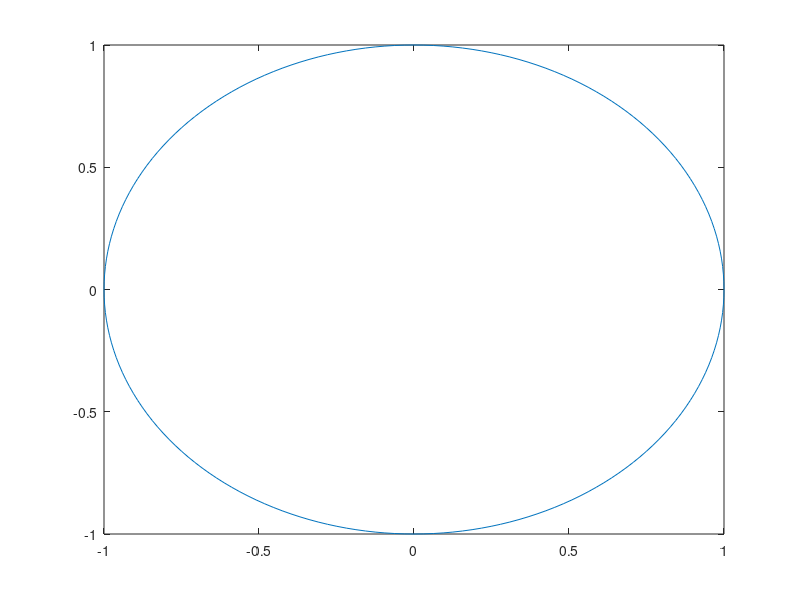
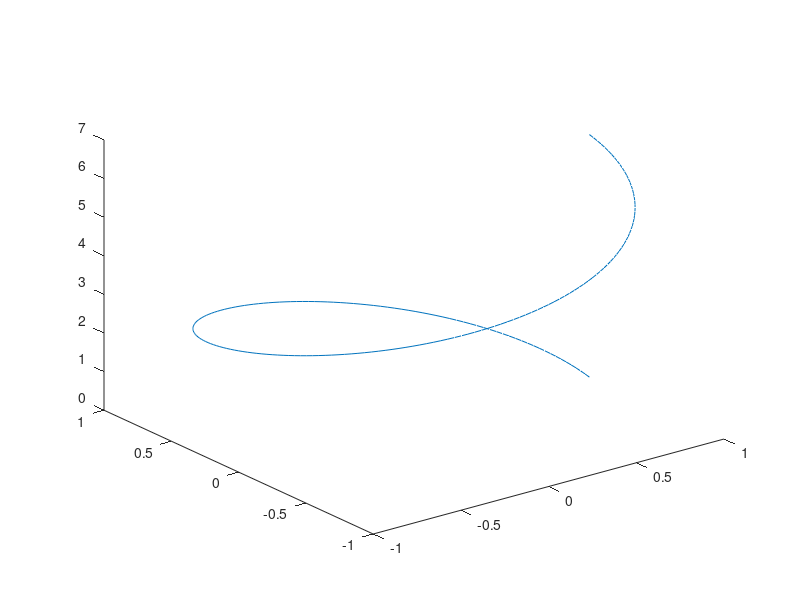

MATLAB code to generate these figures, in order:
clear all
close all
clc

t = 0:pi/100:2*pi
x = cos(t);
y = sin(t);
z = t;

figure(1)
plot(x,y)

figure(2)
plot3(x,y,z)